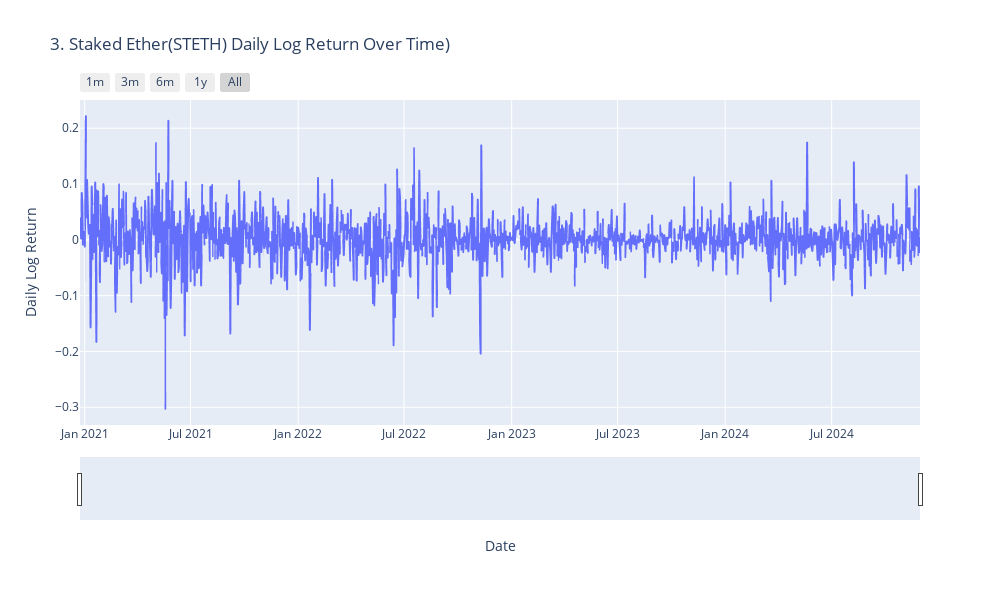

Source (notebook cell):
### Code cell
import pandas as pd
import plotly.express as px
import numpy as np

# --- डेटा लोडिंग और तैयारी ---
file_name = "STETH-USD From 2020 To Dec-2024.csv"

# त्रुटि समाधान: 'latin-1' एन्कोडिंग का उपयोग करें
try:
    df = pd.read_csv(file_name, encoding='latin-1')
except Exception as e:
    print(f"Error reading file: {e}")
    df = pd.read_csv(file_name)

df['Date'] = pd.to_datetime(df['Date'])

# Log Return कॉलम को साफ़ करें और NaN/Inf हटा दें
df['Log Return'] = pd.to_numeric(df['Log Return'], errors='coerce')
df.replace([np.inf, -np.inf], np.nan, inplace=True)
df.dropna(subset=['Log Return'], inplace=True)

# **अपडेट**: Log Return को प्रतिशत (%) में बदलें
df['Log Return (%)'] = df['Log Return'] * 100

# --- प्लॉट बनाना ---
fig = px.line(df,
              x='Date',
              y='Log Return',
              title='3. Staked Ether(STETH) Daily Log Return Over Time)')

# ड्रिल-डाउन सुविधा जोड़ना
fig.update_xaxes(
    rangeslider_visible=True,
    rangeselector=dict(
        buttons=list([
            dict(count=1, label="1m", step="month", stepmode="backward"),
            dict(count=3, label="3m", step="month", stepmode="backward"),
            dict(count=6, label="6m", step="month", stepmode="backward"),
            dict(count=1, label="1y", step="year", stepmode="backward"),
            dict(step="all", label="All")
        ])
    )
)

# लेआउट और साइज़ सेट करना
fig.update_layout(
    xaxis_title="Date",
    yaxis_title="Daily Log Return",
    hovermode="x unified",
    width=1000,
    height=600
)

# प्लॉट प्रदर्शित करना
fig.show()

### Figure 1 — Plotly figure (JSON) as saved in the notebook; plotly's stock layout.template omitted (floating-point values rounded to 4 significant figures; data arrays with more than 128 entries replaced by an {"elided": "..."} marker saying what was removed)
{"data": [{"hovertemplate": "Date=%{x}<br>Log Return=%{y}<extra></extra>", "legendgroup": "", "line": {"color": "#636efa", "dash": "solid"}, "marker": {"symbol": "circle"}, "mode": "lines", "name": "", "showlegend": false, "type": "scattergl", "x": {"elided": "1437 str values"}, "xaxis": "x", "y": {"elided": "1437 float values"}, "yaxis": "y"}], "layout": {"height": 600, "hovermode": "x unified", "legend": {"tracegroupgap": 0}, "title": {"text": "3. Staked Ether(STETH) Daily Log Return Over Time)"}, "width": 1000, "xaxis": {"anchor": "y", "domain": [0, 1], "rangeselector": {"buttons": [{"count": 1, "label": "1m", "step": "month", "stepmode": "backward"}, {"count": 3, "label": "3m", "step": "month", "stepmode": "backward"}, {"count": 6, "label": "6m", "step": "month", "stepmode": "backward"}, {"count": 1, "label": "1y", "step": "year", "stepmode": "backward"}, {"label": "All", "step": "all"}]}, "rangeslider": {"visible": true}, "title": {"text": "Date"}}, "yaxis": {"anchor": "x", "domain": [0, 1], "title": {"text": "Daily Log Return"}}}}
